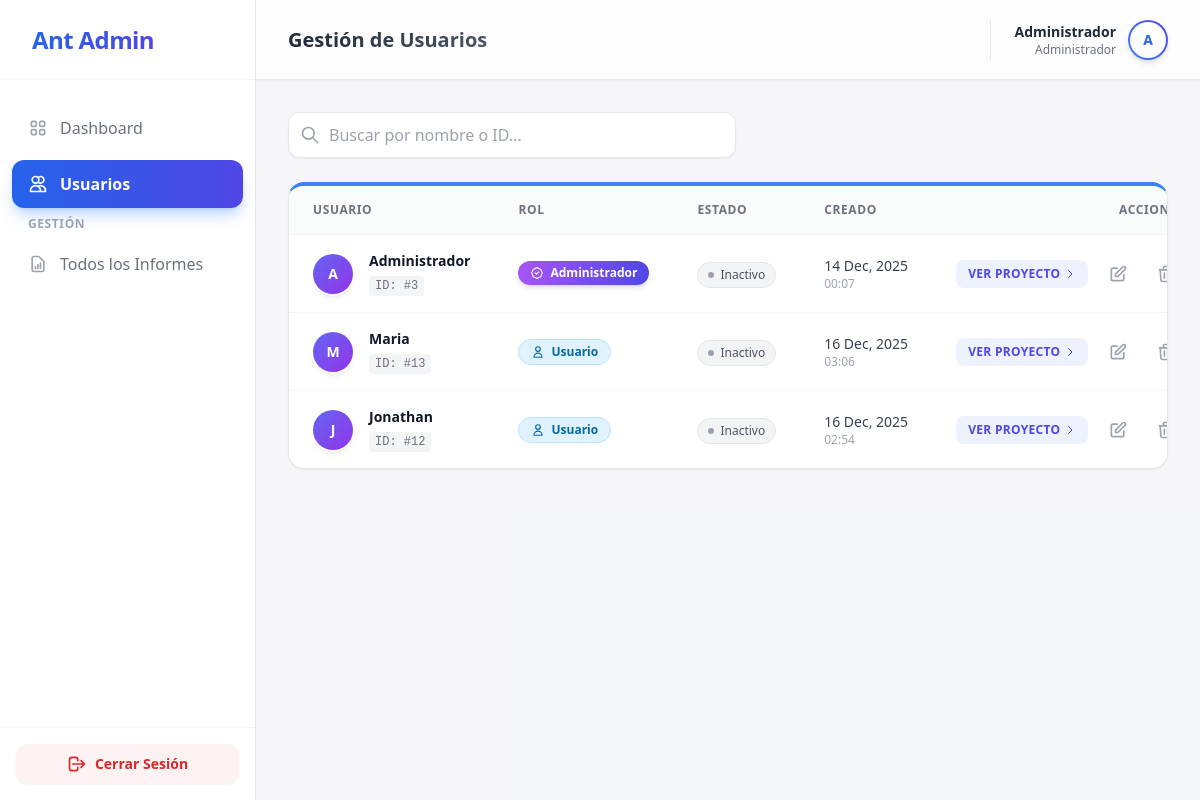
The page /admin_users.php (signed in) on the database its author committed.
### tables this page shows
CREATE TABLE `users` (
  `id` int NOT NULL,
  `username` varchar(50) NOT NULL,
  `full_name` varchar(100) DEFAULT NULL,
  `job_title` varchar(100) DEFAULT NULL,
  `gender` enum('male','female') DEFAULT NULL,
  `password` varchar(255) NOT NULL,
  `role` varchar(20) NOT NULL DEFAULT 'user',
  `created_at` timestamp NULL DEFAULT CURRENT_TIMESTAMP
);

CREATE TABLE `user_progress` (
  `user_id` int NOT NULL,
  `form_data` longtext,
  `last_step` int DEFAULT NULL,
  `updated_at` timestamp NULL DEFAULT CURRENT_TIMESTAMP ON UPDATE CURRENT_TIMESTAMP
);

### admin_users.php (the view, shortened to what this page needs)
<?php
require_once 'includes/db_connection.php';
$search = $_GET['search'] ?? '';
$where = "1=1";
$params = [];
$currentUserId = $_SESSION['user_id'];
$sql = "SELECT u.*, p.last_step, p.updated_at as last_activity
        FROM users u
        LEFT JOIN user_progress p ON u.id = p.user_id
        WHERE $where
        ORDER BY (u.id = $currentUserId) DESC, u.role = 'admin' DESC, u.created_at DESC";
$stmt = $pdo->prepare($sql);
$stmt->execute($params);
$users = $stmt->fetchAll(PDO::FETCH_ASSOC);
?>
<!DOCTYPE html>
<html lang="es">
<head>
    <script src="https://cdn.tailwindcss.com"></script>
</head>
<body class="bg-gray-100 font-sans antialiased">
<div class="flex h-screen overflow-hidden">
    <aside id="adminSidebar" class="fixed inset-y-0 left-0 z-50 transform -translate-x-full transition-transform duration-300 w-64 bg-white border-r border-gray-200 flex flex-col md:relative md:translate-x-0 md:flex shadow-2xl md:shadow-none font-inter">
        <div class="h-20 flex items-center justify-between px-8 border-b border-gray-100">
            <span class="text-transparent bg-clip-text bg-gradient-to-r from-blue-600 to-indigo-600 font-extrabold text-2xl tracking-tight">Ant Admin</span>
        </div>
        <nav class="flex-1 py-6 space-y-2 px-3">
            <a href="admin_dashboard.php" class="flex items-center px-4 py-3 rounded-xl text-gray-500 hover:bg-gray-50 hover:text-gray-900 transition-all duration-200 group">
                <span class="font-medium">Dashboard</span>
            </a>
            <a href="admin_users.php" class="flex items-center px-4 py-3 rounded-xl bg-gradient-to-r from-blue-600 to-indigo-600 text-white shadow-lg shadow-blue-500/30 transition-all duration-200 group">
                <svg class="w-5 h-5 mr-3 text-white" fill="none" stroke="currentColor" viewBox="0 0 24 24"><path stroke-linecap="round" stroke-linejoin="round" stroke-width="2" d="M12 4.354a4 4 0 110 5.292M15 21H3v-1a6 6 0 0112 0v1zm0 0h6v-1a6 6 0 00-9-5.197M13 7a4 4 0 11-8 0 4 4 0 018 0z"></path></svg>
                <span class="font-bold">Usuarios</span>
            </a>
             <div class="uppercase text-xs font-bold text-gray-400 px-4 mt-8 mb-2 tracking-wider">GESTIÓN</div>
            <a href="admin_reports.php" class="flex items-center px-4 py-3 rounded-xl text-gray-500 hover:bg-gray-50 hover:text-gray-900 transition-all duration-200 group">
                <span class="font-medium">Todos los Informes</span>
            </a>
        </nav>
        <div class="p-4 border-t border-gray-100">
            <a href="logout.php" id="logoutBtn" class="flex items-center justify-center w-full px-4 py-2.5 text-red-600 bg-red-50 hover:bg-red-100 hover:text-red-700 rounded-xl transition-all duration-200 text-sm font-bold shadow-sm hover:shadow">
                <svg class="w-5 h-5 mr-2" fill="none" stroke="currentColor" viewBox="0 0 24 24"><path stroke-linecap="round" stroke-linejoin="round" stroke-width="2" d="M17 16l4-4m0 0l-4-4m4 4H7m6 4v1a3 3 0 01-3 3H6a3 3 0 01-3-3V7a3 3 0 013-3h4a3 3 0 013 3v1"></path></svg>
                Cerrar Sesión
            </a>
        </div>
    </aside>
    <main class="flex-1 flex flex-col h-screen overflow-hidden bg-gray-50/50">
        <header class="h-20 bg-white/80 backdrop-blur-md border-b border-gray-200 flex items-center justify-between px-4 md:px-8 sticky top-0 z-30 transition-all duration-300 shadow-sm">
            <div class="flex items-center gap-4">
                <div class="text-xl font-extrabold text-transparent bg-clip-text bg-gradient-to-r from-gray-800 to-gray-600">Gestión de Usuarios</div>
            </div>
            <div class="flex items-center gap-4">
                <div class="flex items-center gap-3 pl-6 border-l border-gray-200">
                    <div class="text-right hidden md:block">
                        <div class="text-sm font-bold text-gray-800"><?php echo htmlspecialchars($_SESSION['username']); ?></div>
                        <div class="text-xs text-gray-500 font-medium">Administrador</div>
                    </div>
                    <div class="w-10 h-10 rounded-full bg-gradient-to-tr from-blue-500 to-indigo-600 p-0.5 shadow-md">
                        <div class="w-full h-full rounded-full bg-white flex items-center justify-center text-blue-600 font-bold text-sm">
                            <?php echo strtoupper(substr($_SESSION['username'], 0, 1)); ?>
                        </div>
                    </div>
                </div>
            </div>
        </header>
        <div class="flex-1 overflow-y-auto p-8">
            <div class="flex justify-between items-center mb-6">
                <form class="relative w-full max-w-md group">
                    <div class="absolute inset-y-0 left-0 pl-3 flex items-center pointer-events-none">
                    </div>
                    <input type="text" name="search" value="<?php echo htmlspecialchars($search); ?>" placeholder="Buscar por nombre o ID..." class="w-full pl-10 pr-4 py-2.5 rounded-xl border border-gray-200 bg-white text-gray-700 placeholder-gray-400 focus:outline-none focus:ring-2 focus:ring-blue-500/20 focus:border-blue-500 transition-all shadow-sm">
                </form>
            </div>
            <div class="bg-white rounded-2xl shadow-sm border border-gray-200 overflow-hidden border-t-4 border-t-blue-500">
                <div class="overflow-x-auto">
                    <table class="min-w-full divide-y divide-gray-100">
                        <thead>
                            <tr class="bg-gray-50/80">
                                <th class="px-6 py-4 text-left text-xs font-bold text-gray-500 uppercase tracking-wider">Usuario</th>
                                <th class="px-6 py-4 text-left text-xs font-bold text-gray-500 uppercase tracking-wider">Rol</th>
                                <th class="px-6 py-4 text-left text-xs font-bold text-gray-500 uppercase tracking-wider">Estado</th>
                                <th class="px-6 py-4 text-left text-xs font-bold text-gray-500 uppercase tracking-wider">Creado</th>
                                <th class="px-6 py-4 text-right text-xs font-bold text-gray-500 uppercase tracking-wider">Acciones</th>
                            </tr>
                        </thead>
                        <tbody class="bg-white divide-y divide-gray-100">
                            <?php if (count($users) > 0): ?>
                                <?php foreach ($users as $user): ?>
                                <tr class="hover:bg-blue-50/40 transition-colors duration-200 group" onclick="window.location='admin_user_details.php?id=<?php echo $user['id']; ?>'">
                                    <td class="px-6 py-4 whitespace-nowrap cursor-pointer">
                                        <div class="flex items-center">
                                            <div class="h-10 w-10 rounded-full bg-gradient-to-br from-indigo-500 to-purple-600 flex items-center justify-center text-white text-sm font-bold shadow-md ring-2 ring-white transform group-hover:scale-110 transition-transform duration-300">
                                                <?php echo strtoupper(substr($user['username'], 0, 1)); ?>
                                            </div>
                                            <div class="ml-4">
                                                <div class="text-sm font-bold text-gray-900 group-hover:text-blue-600 transition-colors"><?php echo htmlspecialchars($user['username']); ?></div>
                                                <div class="text-xs text-gray-500 font-mono bg-gray-100 px-1.5 py-0.5 rounded inline-block mt-0.5">ID: #<?php echo $user['id']; ?></div>
                                            </div>
                                        </div>
                                    </td>
                                    <td class="px-6 py-4 whitespace-nowrap">
                                        <?php if (($user['role'] ?? 'user') === 'admin'): ?>
                                            <div class="inline-flex items-center px-3 py-1 rounded-full text-xs font-bold bg-gradient-to-r from-purple-500 to-indigo-600 text-white shadow-md">
                                                Administrador
                                            </div>
                                        <?php else: ?>
                                            <div class="inline-flex items-center px-3 py-1 rounded-full text-xs font-semibold bg-sky-100 text-sky-700 border border-sky-200">
                                                <svg class="w-3.5 h-3.5 mr-1.5" fill="none" stroke="currentColor" viewBox="0 0 24 24"><path stroke-linecap="round" stroke-linejoin="round" stroke-width="2" d="M16 7a4 4 0 11-8 0 4 4 0 018 0zM12 14a7 7 0 00-7 7h14a7 7 0 00-7-7z"></path></svg>
                                                Usuario
                                            </div>
                                        <?php endif; ?>
                                    </td>
                                    <td class="px-6 py-4 whitespace-nowrap">
                                         <?php
                                            if (!$user['last_step']) {
                                                echo '<div class="inline-flex items-center px-2.5 py-1 rounded-full text-xs font-medium bg-gray-100 text-gray-600 border border-gray-200">
                                                        <span class="w-1.5 h-1.5 rounded-full bg-gray-400 mr-1.5"></span>
                                                        Inactivo
                                                      </div>';
                                            } elseif ($user['last_step'] >= 13) {
                                                echo '<div class="inline-flex items-center px-2.5 py-1 rounded-full text-xs font-medium bg-emerald-50 text-emerald-700 border border-emerald-100">
                                                        <span class="w-1.5 h-1.5 rounded-full bg-emerald-500 mr-1.5"></span>
                                                        Completado
                                                      </div>';
                                            } else {
                                                echo '<div class="inline-flex items-center px-2.5 py-1 rounded-full text-xs font-medium bg-amber-50 text-amber-700 border border-amber-100">
                                                        <span class="w-1.5 h-1.5 rounded-full bg-amber-500 mr-1.5 animate-pulse"></span>
                                                        En Progreso
                                                      </div>';
                                            }
                                        ?>
                                    </td>
                                    <td class="px-6 py-4 whitespace-nowrap text-sm text-gray-500">
                                        <div class="flex flex-col">
                                            <span class="font-medium text-gray-700"><?php echo date('d M, Y', strtotime($user['created_at'])); ?></span>
                                            <span class="text-xs text-gray-400"><?php echo date('H:i', strtotime($user['created_at'])); ?></span>
                                        </div>
                                    </td>
                                    <td class="px-6 py-4 whitespace-nowrap text-right text-sm font-medium">
                                        <div class="flex items-center justify-end gap-3">
                                            <div class="text-indigo-600 hover:text-indigo-700 bg-indigo-50 hover:bg-indigo-100 px-3 py-1.5 rounded-lg transition-colors cursor-pointer font-semibold text-xs uppercase tracking-wide flex items-center gap-1 group/btn" onclick="event.stopPropagation(); window.location='admin_user_details.php?id=<?php echo $user['id']; ?>'">
                                                Ver Proyecto
                                                <svg class="w-3 h-3 transform group-hover/btn:translate-x-1 transition-transform" fill="none" stroke="currentColor" viewBox="0 0 24 24"><path stroke-linecap="round" stroke-linejoin="round" stroke-width="2" d="M9 5l7 7-7 7"></path></svg>
                                            </div>
                                            <button type="button"
                                                onclick="event.stopPropagation(); openEditModal(this)"
                                                data-id="<?php echo $user['id']; ?>"
                                                data-username="<?php echo htmlspecialchars($user['username']); ?>"
                                                data-role="<?php echo htmlspecialchars($user['role']); ?>"
                                                data-fullname="<?php echo htmlspecialchars($user['full_name'] ?? ''); ?>"
                                                data-job="<?php echo htmlspecialchars($user['job_title'] ?? ''); ?>"
                                                data-gender="<?php echo htmlspecialchars($user['gender'] ?? 'male'); ?>"
                                                class="text-gray-400 hover:text-blue-600 hover:bg-blue-50 p-2 rounded-lg transition-all duration-200"
                                                title="Editar Usuario">
                                                <svg class="w-5 h-5" fill="none" stroke="currentColor" viewBox="0 0 24 24"><path stroke-linecap="round" stroke-linejoin="round" stroke-width="2" d="M11 5H6a2 2 0 00-2 2v11a2 2 0 002 2h11a2 2 0 002-2v-5m-1.414-9.414a2 2 0 112.828 2.828L11.828 15H9v-2.828l8.586-8.586z"></path></svg>
                                            </button>
                                            <form id="deleteForm_<?php echo $user['id']; ?>" action="actions/delete_user.php" method="POST" class="inline-block" onclick="event.stopPropagation();">
                                                <button type="button" onclick="confirmDelete(<?php echo $user['id']; ?>)" class="text-gray-400 hover:text-red-600 hover:bg-red-50 p-2 rounded-lg transition-all duration-200" title="Eliminar Usuario">
                                                    <svg class="w-5 h-5" fill="none" stroke="currentColor" viewBox="0 0 24 24"><path stroke-linecap="round" stroke-linejoin="round" stroke-width="2" d="M19 7l-.867 12.142A2 2 0 0116.138 21H7.862a2 2 0 01-1.995-1.858L5 7m5 4v6m4-6v6m1-10V4a1 1 0 00-1-1h-4a1 1 0 00-1 1v3M4 7h16"></path></svg>
                                                </button>
                                            </form>
                                        </div>
                                    </td>
                                </tr>
                                <?php endforeach; ?>
                            <?php endif; ?>
                        </tbody>
                    </table>
                </div>
            </div>
        </div>
    </main>
</div>
</body>
</html>

### admin_users.php (style rules this page uses)
body { font-family: 'Inter', sans-serif; }

### rows shown on the page
users: username "A", username "Administrador", id "3", role "admin" (drawn), created_at "14 Dec, 2025", created_at "00:07"
user_progress: user_id.username "M", user_id.username "Maria", user_id "13", shows "Usuario", last_step 0 (drawn), user_id.created_at "16 Dec, 2025", user_id.created_at "03:06"
user_progress: user_id.username "J", user_id.username "Jonathan", user_id "12", shows "Usuario", last_step 0 (drawn), user_id.created_at "16 Dec, 2025", user_id.created_at "02:54"

### other values the page prints
$_SESSION['username'] "Administrador"
substr($_SESSION['username'], 0, 1) "A"
